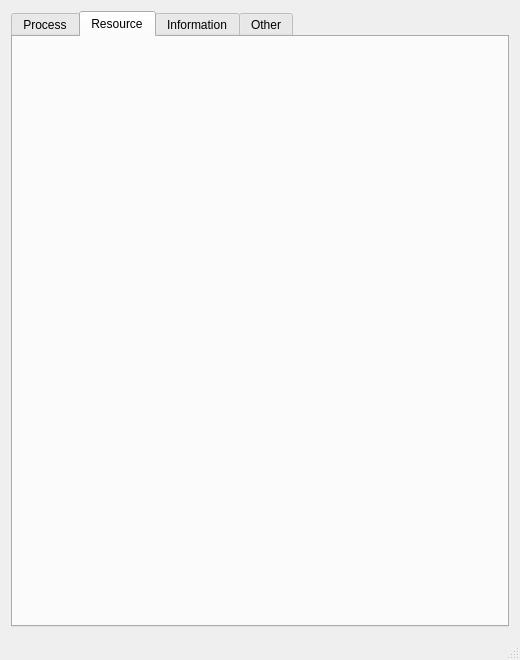
<?xml version="1.0" encoding="UTF-8"?>
<ui version="4.0">
 <class>MainWindow</class>
 <widget class="QMainWindow" name="MainWindow">
  <property name="geometry">
   <rect>
    <x>0</x>
    <y>0</y>
    <width>520</width>
    <height>660</height>
   </rect>
  </property>
  <property name="sizePolicy">
   <sizepolicy hsizetype="Preferred" vsizetype="Preferred">
    <horstretch>0</horstretch>
    <verstretch>0</verstretch>
   </sizepolicy>
  </property>
  <property name="minimumSize">
   <size>
    <width>520</width>
    <height>660</height>
   </size>
  </property>
  <property name="windowTitle">
   <string>System Monitor</string>
  </property>
  <widget class="QWidget" name="centralWidget">
   <layout class="QHBoxLayout" name="horizontalLayout">
    <item>
     <widget class="QTabWidget" name="tabWidget">
      <property name="currentIndex">
       <number>1</number>
      </property>
      <widget class="QWidget" name="processTab">
       <attribute name="title">
        <string>Process</string>
       </attribute>
       <layout class="QVBoxLayout" name="verticalLayout_9">
        <item>
         <layout class="QHBoxLayout" name="horizontalLayout1_1">
          <item>
           <widget class="QPushButton" name="searchButton">
            <property name="text">
             <string>Search Process</string>
            </property>
           </widget>
          </item>
          <item>
           <widget class="QPushButton" name="detailButton">
            <property name="text">
             <string>Process Detail</string>
            </property>
           </widget>
          </item>
          <item>
           <spacer name="horizontalSpacer1_1">
            <property name="orientation">
             <enum>Qt::Horizontal</enum>
            </property>
            <property name="sizeHint" stdset="0">
             <size>
              <width>40</width>
              <height>20</height>
             </size>
            </property>
           </spacer>
          </item>
          <item>
           <widget class="QPushButton" name="endButton">
            <property name="text">
             <string>Kill Process</string>
            </property>
           </widget>
          </item>
         </layout>
        </item>
        <item>
         <widget class="QTreeView" name="treeView"/>
        </item>
       </layout>
      </widget>
      <widget class="QWidget" name="resourceTab">
       <attribute name="title">
        <string>Resource</string>
       </attribute>
       <layout class="QVBoxLayout" name="verticalLayout_8"/>
      </widget>
      <widget class="QWidget" name="informationTab">
       <attribute name="title">
        <string>Information</string>
       </attribute>
       <layout class="QVBoxLayout" name="verticalLayout">
        <item>
         <spacer name="verticalSpacer3_1">
          <property name="orientation">
           <enum>Qt::Vertical</enum>
          </property>
          <property name="sizeType">
           <enum>QSizePolicy::Fixed</enum>
          </property>
          <property name="sizeHint" stdset="0">
           <size>
            <width>20</width>
            <height>20</height>
           </size>
          </property>
         </spacer>
        </item>
        <item>
         <layout class="QHBoxLayout" name="horizontalLayout3_1">
          <item>
           <widget class="QGroupBox" name="hostnameBox">
            <property name="sizePolicy">
             <sizepolicy hsizetype="Preferred" vsizetype="Maximum">
              <horstretch>0</horstretch>
              <verstretch>0</verstretch>
             </sizepolicy>
            </property>
            <property name="title">
             <string>Hostname</string>
            </property>
            <layout class="QVBoxLayout" name="verticalLayout_2">
             <item>
              <widget class="QLabel" name="hostnameLabel">
               <property name="text">
                <string>Hostname</string>
               </property>
              </widget>
             </item>
            </layout>
           </widget>
          </item>
          <item>
           <widget class="QGroupBox" name="systemVerBox">
            <property name="sizePolicy">
             <sizepolicy hsizetype="Preferred" vsizetype="Maximum">
              <horstretch>0</horstretch>
              <verstretch>0</verstretch>
             </sizepolicy>
            </property>
            <property name="title">
             <string>System Version</string>
            </property>
            <layout class="QVBoxLayout" name="verticalLayout_4">
             <item>
              <widget class="QLabel" name="systemVerLabel">
               <property name="text">
                <string>System Version</string>
               </property>
              </widget>
             </item>
            </layout>
           </widget>
          </item>
          <item>
           <spacer name="horizontalSpacer3_1">
            <property name="orientation">
             <enum>Qt::Horizontal</enum>
            </property>
            <property name="sizeHint" stdset="0">
             <size>
              <width>40</width>
              <height>20</height>
             </size>
            </property>
           </spacer>
          </item>
         </layout>
        </item>
        <item>
         <spacer name="verticalSpacer3_2">
          <property name="orientation">
           <enum>Qt::Vertical</enum>
          </property>
          <property name="sizeType">
           <enum>QSizePolicy::Fixed</enum>
          </property>
          <property name="sizeHint" stdset="0">
           <size>
            <width>20</width>
            <height>30</height>
           </size>
          </property>
         </spacer>
        </item>
        <item>
         <layout class="QHBoxLayout" name="horizontalLayout3_2">
          <item>
           <widget class="QGroupBox" name="cpuinfoBox">
            <property name="title">
             <string>CPU Information</string>
            </property>
            <layout class="QVBoxLayout" name="verticalLayout_5">
             <item>
              <widget class="QLabel" name="cpuinfoLabel">
               <property name="text">
                <string>CPU Information</string>
               </property>
              </widget>
             </item>
            </layout>
           </widget>
          </item>
          <item>
           <spacer name="horizontalSpacer3_2">
            <property name="orientation">
             <enum>Qt::Horizontal</enum>
            </property>
            <property name="sizeHint" stdset="0">
             <size>
              <width>40</width>
              <height>20</height>
             </size>
            </property>
           </spacer>
          </item>
         </layout>
        </item>
        <item>
         <spacer name="verticalSpacer3_3">
          <property name="orientation">
           <enum>Qt::Vertical</enum>
          </property>
          <property name="sizeType">
           <enum>QSizePolicy::Fixed</enum>
          </property>
          <property name="sizeHint" stdset="0">
           <size>
            <width>20</width>
            <height>30</height>
           </size>
          </property>
         </spacer>
        </item>
        <item>
         <layout class="QHBoxLayout" name="horizontalLayout3_3">
          <item>
           <widget class="QGroupBox" name="startingTimeBox">
            <property name="sizePolicy">
             <sizepolicy hsizetype="Preferred" vsizetype="Maximum">
              <horstretch>0</horstretch>
              <verstretch>0</verstretch>
             </sizepolicy>
            </property>
            <property name="title">
             <string>Starting Time</string>
            </property>
            <layout class="QVBoxLayout" name="verticalLayout_7">
             <item>
              <widget class="QLabel" name="startingTimeLabel">
               <property name="text">
                <string>Starting Time</string>
               </property>
              </widget>
             </item>
            </layout>
           </widget>
          </item>
          <item>
           <widget class="QGroupBox" name="lastingTimeBox">
            <property name="sizePolicy">
             <sizepolicy hsizetype="Preferred" vsizetype="Maximum">
              <horstretch>0</horstretch>
              <verstretch>0</verstretch>
             </sizepolicy>
            </property>
            <property name="title">
             <string>Lasting Time</string>
            </property>
            <layout class="QVBoxLayout" name="verticalLayout_3">
             <item>
              <widget class="QLabel" name="lastingTimeLabel">
               <property name="text">
                <string>Lasting Time</string>
               </property>
              </widget>
             </item>
            </layout>
           </widget>
          </item>
          <item>
           <spacer name="horizontalSpacer3_3">
            <property name="orientation">
             <enum>Qt::Horizontal</enum>
            </property>
            <property name="sizeHint" stdset="0">
             <size>
              <width>40</width>
              <height>20</height>
             </size>
            </property>
           </spacer>
          </item>
         </layout>
        </item>
        <item>
         <spacer name="verticalSpacer3_4">
          <property name="orientation">
           <enum>Qt::Vertical</enum>
          </property>
          <property name="sizeHint" stdset="0">
           <size>
            <width>20</width>
            <height>40</height>
           </size>
          </property>
         </spacer>
        </item>
       </layout>
      </widget>
      <widget class="QWidget" name="otherTab">
       <attribute name="title">
        <string>Other</string>
       </attribute>
       <layout class="QVBoxLayout" name="verticalLayout_6">
        <item>
         <layout class="QHBoxLayout" name="horizontalLayout4_1">
          <item>
           <widget class="QLabel" name="label">
            <property name="text">
             <string>TextLabel</string>
            </property>
           </widget>
          </item>
          <item>
           <spacer name="horizontalSpacer4_1">
            <property name="orientation">
             <enum>Qt::Horizontal</enum>
            </property>
            <property name="sizeHint" stdset="0">
             <size>
              <width>40</width>
              <height>20</height>
             </size>
            </property>
           </spacer>
          </item>
          <item>
           <widget class="QPushButton" name="pushButton">
            <property name="text">
             <string>PushButton</string>
            </property>
           </widget>
          </item>
         </layout>
        </item>
        <item>
         <layout class="QHBoxLayout" name="horizontalLayout4_2">
          <item>
           <widget class="QLabel" name="label_2">
            <property name="text">
             <string>TextLabel</string>
            </property>
           </widget>
          </item>
          <item>
           <spacer name="horizontalSpacer4_2">
            <property name="orientation">
             <enum>Qt::Horizontal</enum>
            </property>
            <property name="sizeHint" stdset="0">
             <size>
              <width>40</width>
              <height>20</height>
             </size>
            </property>
           </spacer>
          </item>
          <item>
           <widget class="QPushButton" name="pushButton_2">
            <property name="text">
             <string>PushButton</string>
            </property>
           </widget>
          </item>
         </layout>
        </item>
        <item>
         <spacer name="verticalSpacer4_1">
          <property name="orientation">
           <enum>Qt::Vertical</enum>
          </property>
          <property name="sizeHint" stdset="0">
           <size>
            <width>20</width>
            <height>40</height>
           </size>
          </property>
         </spacer>
        </item>
       </layout>
      </widget>
     </widget>
    </item>
   </layout>
  </widget>
  <widget class="QStatusBar" name="statusBar"/>
 </widget>
 <layoutdefault spacing="6" margin="11"/>
 <resources/>
 <connections/>
</ui>
